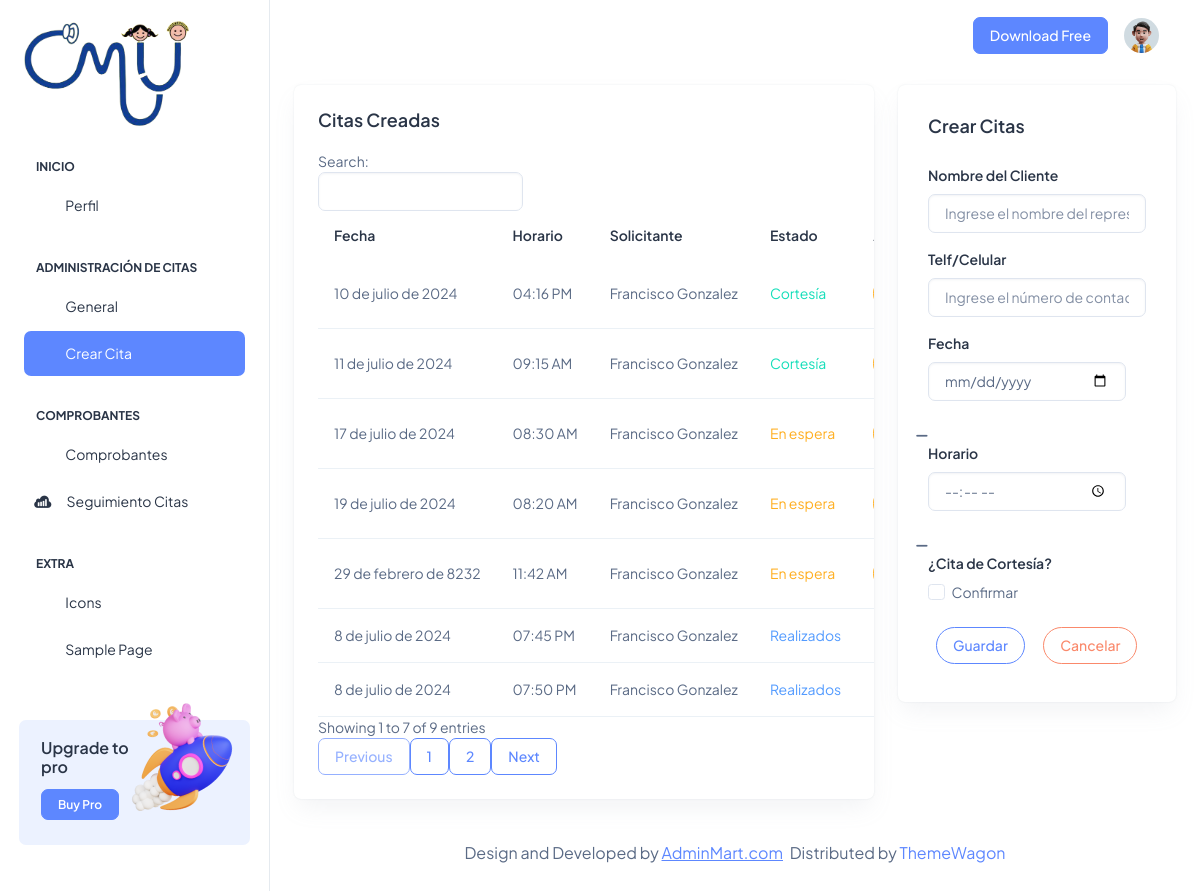
The app's page /adci_fechacitas/ (signed in) with its own data.
### Aplicaciones/Citas/models.py (models this page shows, shortened)
class CitaSol(models.Model):
    id=models.AutoField(primary_key=True)
    fech_da=models.DateField()
    time_da=models.TimeField()
    cort_da=models.BooleanField(default=False)
    nom_da=models.CharField(max_length=150)
    telf_da=models.CharField(max_length=10)
    est_da=models.BooleanField(default=False)
    notificacion_enviada = models.BooleanField(default=False)

### Aplicaciones/Citas/views.py (the view)
# urls.py: path('adci_fechacitas/',views.adci_fechacitas),
@login_required
@custom_login_required
def adci_fechacitas (request):
    horariobdd=DiaHorario.objects.all()
    horabdd=HorasDia.objects.all()
    citabdd=CitaSol.objects.all()
    return render(request,'adci_fechacitas.html',{'horarios':horariobdd,'horas':horabdd,'citas':citabdd})

### Aplicaciones/Citas/templates/adci_fechacitas.html (shortened to what this page needs)
{% extends 'adci_plantilla.html' %}
{% block usci_contenido %}
<div class="col-lg-8">
  <div class="row">
    <div class="col-lg-12">
      <div class="card overflow-hidden">
        <div class="card-body p-4">
          <h5 class="card-title mb-9 fw-semibold">Citas Creadas</h5>
          <div class="row align-items-center">
            <table id="tbl_horarios" class="table text-nowrap mb-0 align-middle">
              <thead class="text-dark fs-4">
                <tr>
                  <th class="border-bottom-0">
                    <h6 class="fw-semibold mb-0">Fecha</h6>
                  </th>
                  <th class="border-bottom-0">
                    <h6 class="fw-semibold mb-0">Horario</h6>
                  </th>
                  <th class="border-bottom-0">
                    <h6 class="fw-semibold mb-0">Solicitante</h6>
                  </th>
                  <th class="border-bottom-0">
                    <h6 class="fw-semibold mb-0">Estado</h6>
                  </th>
                  <th class="border-bottom-0">
                  </th>
                </tr>
              </thead>
              <tbody>
                {% for cita in citas %}
                  <tr>
                      <td>{{ cita.fech_da }}</td>
                      <td>
                          {% if cita.time_da.hour < 12 %}
                              {{ cita.time_da|time:"h:i" }} AM
                          {% else %}
                              {{ cita.time_da|time:"h:i" }} PM
                          {% endif %}
                      </td>
                      <td>{{cita.nom_da}}</td>
                      <td>
                        {% if cita.cort_da %}
                          <span class="text-success">Cortesía</span>
                        {% else %}
                          {% if cita.est_da %}
                            <span class="text-info">Realizados</span>
                          {% else %}
                            <span class="text-warning">En espera</span>
                          {% endif %}
                        {% endif %}
                      </td>
                      <td>
                      </td>
                  </tr>
                  {% endfor %}
              </tbody>
            </table>
          </div>
        </div>
      </div>
    </div>
  </div>
</div>
<div class="col-lg-4 align-items-stretch">
  <div class="card w-100">
    <div class="card-body">
      <div class="d-sm-flex d-block align-items-center justify-content-between mb-9">
        <div class="mb-3 mb-sm-0">
          <h5 class="card-title fw-semibold">Crear Citas</h5>
        </div>
      </div>
      <form action="/aggagenda_adci/" method="POST" id="vldt_dias">
          <div class="mb-3">
              <label for="nom_da" class="form-label">Nombre del Cliente</label>
              <input type="text" class="form-control" name="nom_da" id="nom_da" placeholder="Ingrese el nombre del representante">
          </div>
          <div class="mb-3">
              <label for="telf_da" class="form-label">Telf/Celular</label>
              <input type="text" class="form-control" name="telf_da" id="telf_da" placeholder="Ingrese el número de contacto">
          </div>
          <div class="row">
              <div class="mb-3 col-md-11">
                  <label for="fech_da" class="form-label">Fecha</label>
                  <input type="date" class="form-control" name="fech_da" id="fech_da" aria-describedby="dateHelp">
              </div>
              <div class="col-md-1 d-flex align-items-center justify-content-center">
                  <i id="create_fech_da_icon" class="fas fa-minus text-muted" style="margin-top: 12px; margin-right:12px;" title="Esperando datos..."></i>
              </div>
          </div>
          <div class="row">
              <div class="mb-3 col-md-11">
                  <label for="time_da" class="form-label">Horario</label>
                  <input type="time" class="form-control" name="time_da" id="time_da">
              </div>
              <div class="col-md-1 d-flex align-items-center justify-content-center">
                  <i id="create_time_da_icon" class="fas fa-minus text-muted" style="margin-top: 12px; margin-right:12px;" title="Esperando datos..."></i>
              </div>
          </div>
          <label for="cort_da" class="form-label">¿Cita de Cortesía?</label>
          <div class="mb-3 form-check">
              <input type="checkbox" class="form-check-input" name="cort_da" id="cort_da">
              <label class="form-check-label" for="cort_da">Confirmar</label>
          </div>
          <button type="submit" class="btn btn-outline-primary rounded-pill m-2">Guardar</button>
          <button type="reset" name="button" class="btn btn-outline-danger rounded-pill m-2">Cancelar</button>
      </form>
    </div>
  </div>
</div>
{% endblock %}

### records on screen
CitaSol: fech_da "29 de febrero de 8232", time_da "11:42", nom_da "Francisco Gonzalez", cort_da "En espera"
CitaSol: fech_da "8 de julio de 2024", time_da "07:45", nom_da "Francisco Gonzalez", cort_da "Realizados"
CitaSol: fech_da "8 de julio de 2024", time_da "07:50", nom_da "Francisco Gonzalez", cort_da "Realizados"
CitaSol: fech_da "10 de julio de 2024", time_da "04:16", nom_da "Francisco Gonzalez", cort_da "Cortesía"
CitaSol: fech_da "17 de julio de 2024", time_da "08:30", nom_da "Francisco Gonzalez", cort_da "En espera"
CitaSol: fech_da "19 de julio de 2024", time_da "08:20", nom_da "Francisco Gonzalez", cort_da "En espera"
CitaSol: fech_da "11 de julio de 2024", time_da "09:15", nom_da "Francisco Gonzalez", cort_da "Cortesía"
